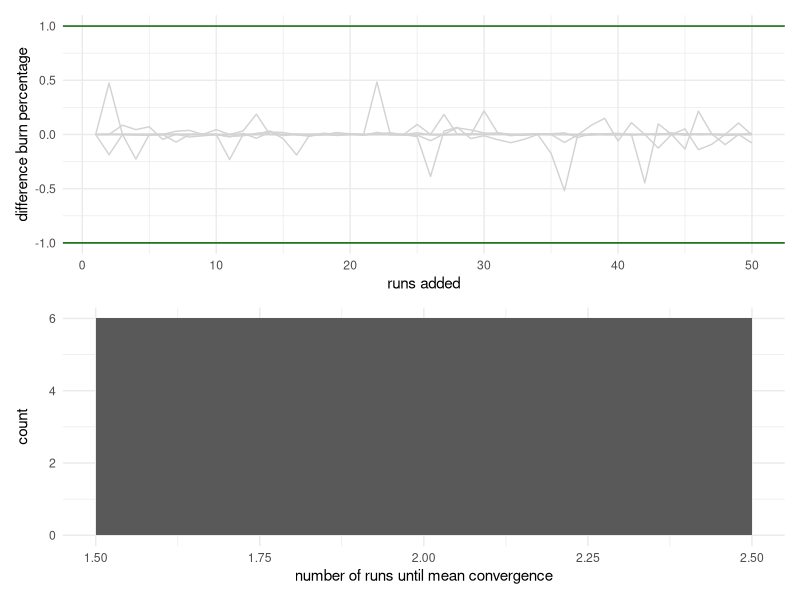
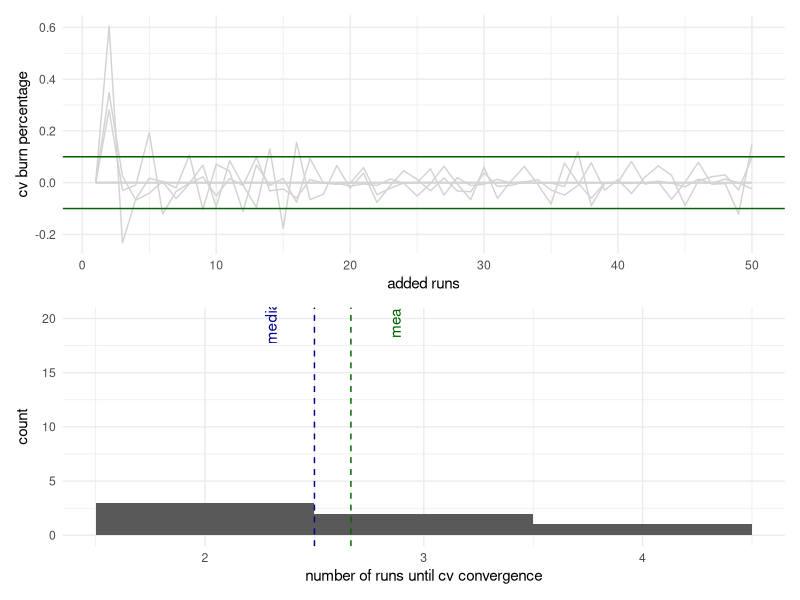
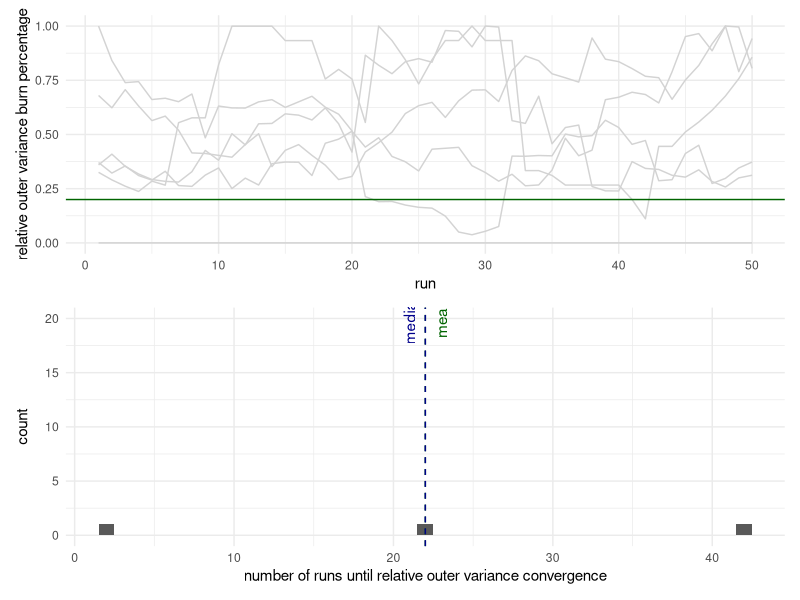
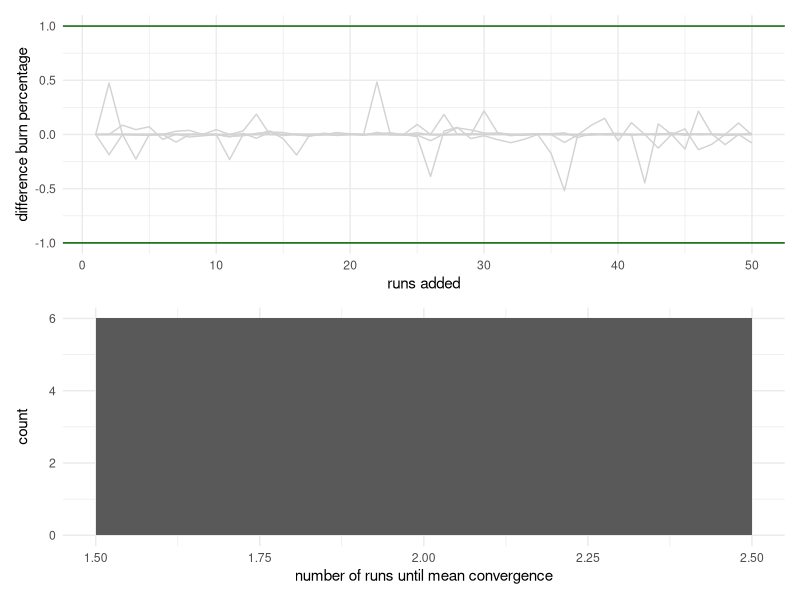
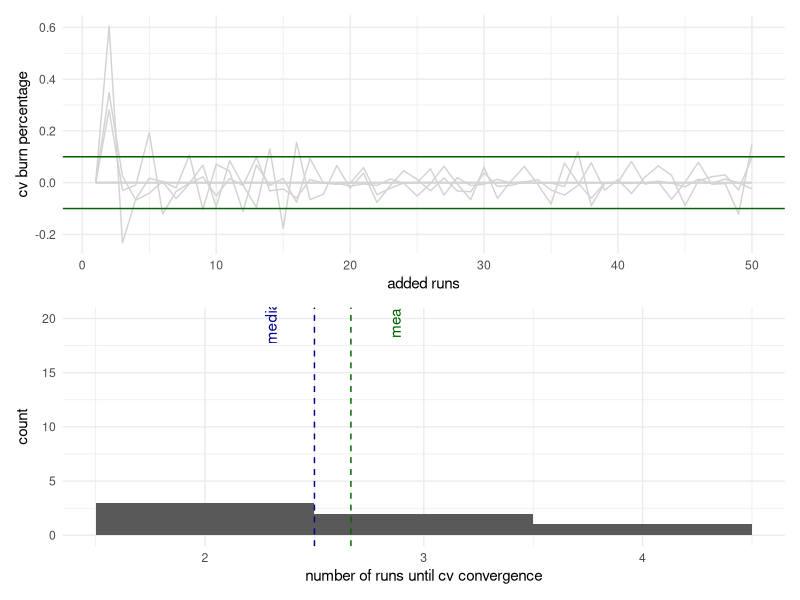
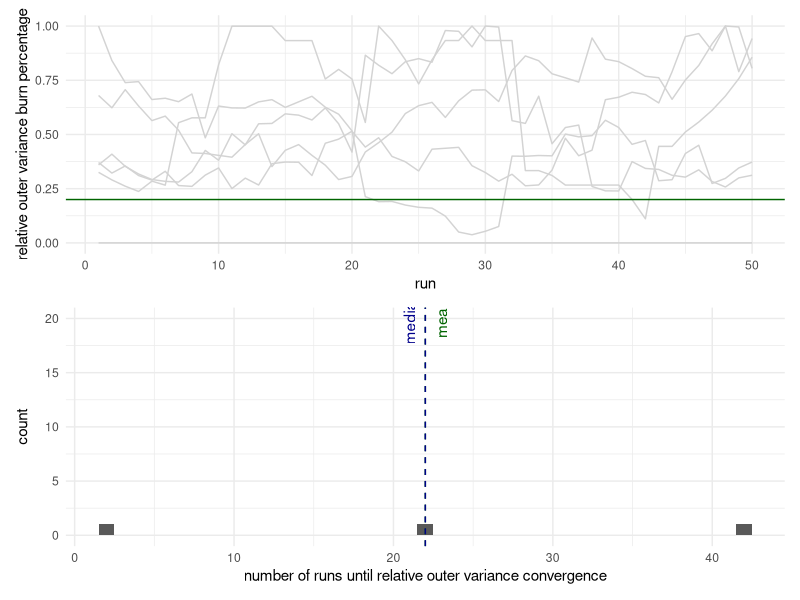

Write R code to recreate these figures, in order. (Note: this script raises an error after producing the figures.)
## ---- chunk 1
knitr::opts_chunk$set(echo = TRUE)
## ---- chunk 2
# for importing / working with tidy data
library(tidyverse)
# for arranging plots
library(patchwork)
# for cumulative computations
library(zoo)
# for rolling averages
library(slider)
# for latin hypercube sampling
library(lhs)
## ---- chunk 3
set.seed(42)
## ---- chunk 4
numruns <- read.csv('data/raw/fire_numruns.csv')

# remove first row & column
numruns <- numruns %>%
  slice(-1) %>%
  select(-1)

# add a unique number for each parameter combination
numruns <- numruns %>%
  group_by(density, directions) %>%
  mutate(combination_number = cur_group_id())
## ---- chunk 5
numruns <- numruns %>%
  group_by(combination_number, tick) %>%
  # compute cumulative mean
  # and differences between means
  mutate(mean_burn = cummean(burn_percentage),
         mean_diff_burn = mean_burn - 
           lag(mean_burn, default = mean_burn[1]))

# compute at which point the mean difference settles below 1
mean_conv_burn <- numruns %>%
  group_by(combination_number) %>%
  filter(abs(mean_diff_burn) < 1,
         run != 1) %>%
  slice(which.min(run))

# plot
p1 <- numruns %>%
  ggplot(mapping = aes(x = run, y = mean_diff_burn,
                       group = combination_number)) +
  geom_line(colour = 'lightgrey') +
  geom_hline(yintercept = 1, colour = 'darkgreen') +
  geom_hline(yintercept = - 1, colour = 'darkgreen') +
  theme_minimal() +
  labs(x = 'runs added',
       y = 'difference burn percentage')

p2 <- mean_conv_burn %>%
  ggplot(mapping = aes(x = run)) +
  geom_histogram(binwidth = 1) +
  theme_minimal() +
  labs(y = 'count',
       x = 'number of runs until mean convergence')

# plot both
mean_conv_plot <- p1 / p2
## ---- chunk 6
numruns <- numruns %>%
  group_by(combination_number) %>%
  # compute cumulative standard deviations
  # compute coefficient of variation
  mutate(sd_burn = rollapplyr(burn_percentage, 1:n(), sd),
         cv_burn = sd_burn / mean_burn) %>%
  # replace all NAs (resulting from sd = 0) with 0
  replace(is.na(.), 0) %>%
  # compute differences in cv
  mutate(cv_diff = cv_burn - lag(cv_burn, default = cv_burn[1]))
  
# compute at which point the mean difference settles below 1
cv_conv_burn <- numruns %>%
  group_by(combination_number) %>%
  filter(abs(cv_diff) < 0.1,
         run != 1) %>%
  slice(which.min(run))

# plot
p1 <- numruns %>%
  ggplot(mapping = aes(x = run, y = cv_diff,
                       group = combination_number)) +
  geom_line(colour = 'lightgrey') +
  geom_hline(yintercept = 0.1, colour = 'darkgreen') +
  geom_hline(yintercept = - 0.1, colour = 'darkgreen') +
  theme_minimal() +
  labs(x = 'added runs',
       y = 'cv burn percentage')

p2 <- cv_conv_burn %>%
  ggplot(mapping = aes(x = run)) +
  geom_histogram(binwidth = 1) +
  geom_vline(xintercept = mean(cv_conv_burn$run),
             colour = 'darkgreen', lty = 2) +
  geom_vline(xintercept = median(cv_conv_burn$run),
             colour = 'darkblue', lty = 2) +
  annotate(geom = 'text', label = 'mean',
           x = mean(cv_conv_burn$run) + 0.2, y = 20,
           colour = 'darkgreen', angle = 90) +
  annotate(geom = 'text', label = 'median',
           x = median(cv_conv_burn$run) - 0.2, y = 20,
           colour = 'darkblue', angle = 90) +
  theme_minimal() +
  labs(y = 'count',
       x = 'number of runs until cv convergence')

# plot both
cv_conv_plot <- p1 / p2
## ---- chunk 7
numruns <- numruns %>% 
  group_by(combination_number) %>% 
  mutate(windowed_var = slider::slide_dbl(burn_percentage,
                                          var, .before = 5,
                                          .after = 5),
         # if windowed_var = 0, set relative_outer_var to 0 also
         relative_outer_var = ifelse(windowed_var == 0,
                                     0,
                                     windowed_var / max(windowed_var)))

# compute at which point the relative outer variance settles below 0.2
omega_conv <- numruns %>%
  group_by(combination_number) %>%
  filter(abs(relative_outer_var) < 0.2,
         run != 1) %>%
  slice(which.min(run))

# plot
p1 <- numruns %>%
  ggplot(mapping = aes(x = run, y = relative_outer_var,
                       group = combination_number)) +
  geom_line(colour = 'lightgrey') +
  geom_hline(yintercept = 0.2, colour = 'darkgreen') +
  labs(y = 'relative outer variance burn percentage') +
  theme_minimal()

p2 <- omega_conv %>%
  ggplot(mapping = aes(x = run)) +
  geom_histogram(binwidth = 1) +
  geom_vline(xintercept = mean(omega_conv$run),
             colour = 'darkgreen', lty = 2) +
  geom_vline(xintercept = median(omega_conv$run),
             colour = 'darkblue', lty = 2) +
  annotate(geom = 'text', label = 'mean',
           x = mean(omega_conv$run) + 1, y = 20,
           colour = 'darkgreen', angle = 90) +
  annotate(geom = 'text', label = 'median',
           x = median(omega_conv$run) - 1, y = 20,
           colour = 'darkblue', angle = 90) +
  theme_minimal() +
  labs(y = 'count',
       x = 'number of runs until relative outer variance convergence')

# plot both
outer_var_conv_plot <- p1 / p2
## ---- chunk 8
# mean convergence
mean_conv_plot
ggsave('figures/fire_mean_convergence.pdf')

# coefficient of variation
cv_conv_plot
ggsave('figures/fire_coefficientofvariation.pdf')

# windowed variance
outer_var_conv_plot
ggsave('figures/fire_windowed_variance.pdf')
## ---- chunk 9
mo <- morris(model = NULL, factors = 3,
             r = 4, design = list(type = 'oat', levels = 5,
                                  grid.jump = 3),
             binf = c(1, 0, 0),
             bsup = c(99, 1, 1))

samples <- as_tibble(mo$X)

samples <- samples %>%
  mutate(directions = ifelse(X2 > X3, 4, 8)) %>%
  select(c('X1', 'directions')) %>%
  distinct(X1, directions)
## ---- chunk 10
rm(list = ls(all = TRUE)) 
## ---- chunk 11
fire_output <- read_csv("data/raw/fire_output.csv",
                        col_names = TRUE,
                        col_select = 2:4)
## ---- chunk 12
# group the data by tree density
fire_output %>%
  group_by(density, directions) %>%
# take the mean burn % over the 10 runs for each density
# register the minimum and maximum burn % for each density
  summarise(burned = mean(burn_percentage), 
            max = max(burn_percentage),
            min = min(burn_percentage),
            .groups = 'keep') ->
# assign to new data frame
  fire_summary

fire_summary %>%
  write_csv(file = 'data/processed/fire_summary.csv')
## ---- chunk 13
set.seed(42)

ind <- sample(1:nrow(fire_output),
              size = nrow(fire_output) * 0.2,
              replace = FALSE)

fire_output %>%
  slice(ind) %>%
  write_csv(file = 'data/processed/fire_test.csv')

fire_output %>%
  slice(-ind) %>%
  write_csv(file = 'data/processed/fire_train.csv')
